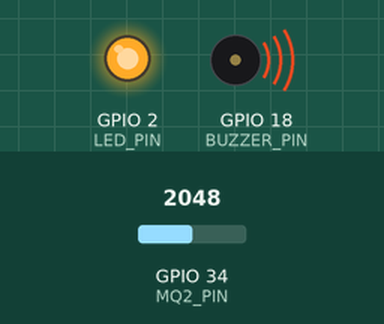
Bench run of a sketch on a simulated ESP32. Shown: output pins drawn as LEDs (lit = HIGH), buzzer (waves = sounding, pin HIGH). The test bench sets the inputs (shaded band); at power-on: GPIO 34 (MQ2_PIN) = 2048. WiFi joins after 1.5 s; servers stay silent unless stated; uploads are accepted with an empty reply; what the sketch prints to the serial monitor is not drawn.

Above: at 2.7 s.
2.8 s: GPIO 34 (MQ2_PIN) set to 861
10.8 s: GPIO 34 (MQ2_PIN) set to 766
At 11.7 s:
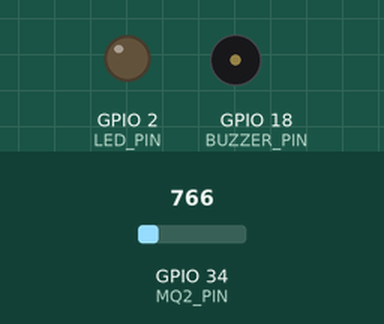
14.9 s: GPIO 34 (MQ2_PIN) set to 840
At 17.7 s:
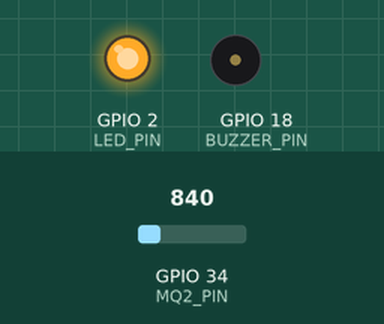
22.9 s: GPIO 34 (MQ2_PIN) set to 760
At 25.8 s:
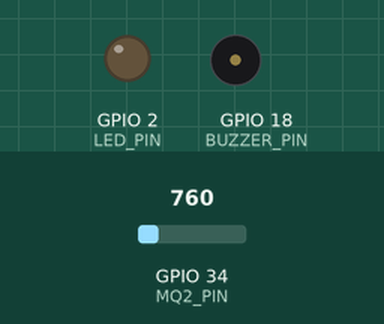
Timing chart, 0 to 27.3 s (numbered marks = the images above; inputs shaded):
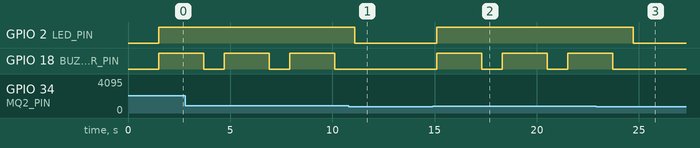

The sketch:

gas_detector_esp32.ino
```cpp
#include <WiFi.h>
#include <HTTPClient.h>
#include <ArduinoJson.h>

// === KONFIGURASI WI-FI ===
const char* ssid = "NAMA_WIFI_KAMU";
const char* password = "PASSWORD_WIFI_KAMU";

// === KONFIGURASI SERVER ===
const char* serverUrl = "http://192.168.1.100:5000/gas-alert"; // GANTI DENGAN IP KOMPUTER + PORT FLASK

// === PIN ESP32 ===
const int MQ2_PIN = 34;   // Pin analog MQ-2 (gunakan pin ADC1: 32-39)
const int LED_PIN = 2;    // Built-in LED di ESP32
const int BUZZER_PIN = 18;

// === AMBANG BATAS GAS ===
const int GAS_THRESHOLD = 800; // Sesuaikan berdasarkan kalibrasi

void setup() {
  Serial.begin(115200);

  // Inisialisasi pin
  pinMode(LED_PIN, OUTPUT);
  pinMode(BUZZER_PIN, OUTPUT);
  digitalWrite(LED_PIN, LOW);
  digitalWrite(BUZZER_PIN, LOW);

  // Sambung ke Wi-Fi
  WiFi.begin(ssid, password);
  Serial.print("Menghubungkan ke WiFi");
  while (WiFi.status() != WL_CONNECTED) {
    delay(500);
    Serial.print(".");
  }
  Serial.println("\n✅ Terhubung! IP: " + WiFi.localIP().toString());
}

void loop() {
  int gasValue = analogRead(MQ2_PIN);
  Serial.print("Nilai gas: ");
  Serial.println(gasValue);

  if (gasValue > GAS_THRESHOLD) {
    // Aktifkan indikator lokal
    digitalWrite(LED_PIN, HIGH);
    digitalWrite(BUZZER_PIN, HIGH);

    // Kirim notifikasi ke server Flask
    sendGasAlert("⚠️ Peringatan! Kebocoran gas terdeteksi di ruang laboratorium.");

    // Tahan selama 2 detik
    delay(2000);

    // Matikan buzzer (LED tetap nyala sebagai indikator)
    digitalWrite(BUZZER_PIN, LOW);
  } else {
    digitalWrite(LED_PIN, LOW);
    digitalWrite(BUZZER_PIN, LOW);
  }

  delay(1000); // Baca setiap 1 detik
}

void sendGasAlert(const char* message) {
  if (WiFi.status() == WL_CONNECTED) {
    HTTPClient http;
    http.begin(serverUrl);
    http.addHeader("Content-Type", "application/json");

    // Buat JSON payload
    StaticJsonDocument<200> doc;
    doc["message"] = message;
    String jsonBody;
    serializeJson(doc, jsonBody);

    int httpResponseCode = http.POST(jsonBody);

    if (httpResponseCode > 0) {
      String response = http.getString();
      Serial.println("✅ Berhasil kirim ke server: " + response);
    } else {
      Serial.println("❌ Gagal kirim ke server. Kode: " + String(httpResponseCode));
    }

    http.end();
  } else {
    Serial.println("❌ Tidak terhubung ke Wi-Fi");
  }
}
```

Measured:
- the behaviour switches between 801 and 800 on GPIO 34 (MQ2_PIN) (found by bisection; images 0 and 1)
- after the input at 10.8 s, GPIO 2 (LED_PIN): HIGH → LOW after 0.30 s; GPIO 18 (BUZZER_PIN): stays LOW (without the input it goes to HIGH after 0.30 s)
- after the input at 14.9 s, GPIO 2 (LED_PIN): LOW → HIGH after 0.21 s; GPIO 18 (BUZZER_PIN): alternates HIGH for 2.2 s and LOW for 1.0 s, starting after 0.21 s
- after the input at 22.9 s, GPIO 2 (LED_PIN): HIGH → LOW after 1.8 s; GPIO 18 (BUZZER_PIN): goes on until 23.7 s, then stays LOW
- by itself, GPIO 18 (BUZZER_PIN): alternates HIGH for 2.2 s and LOW for 1.0 s
